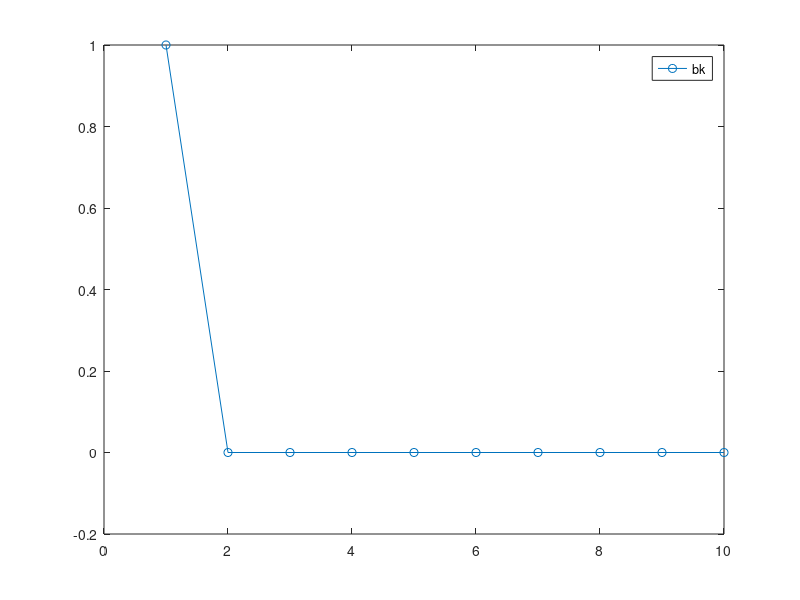
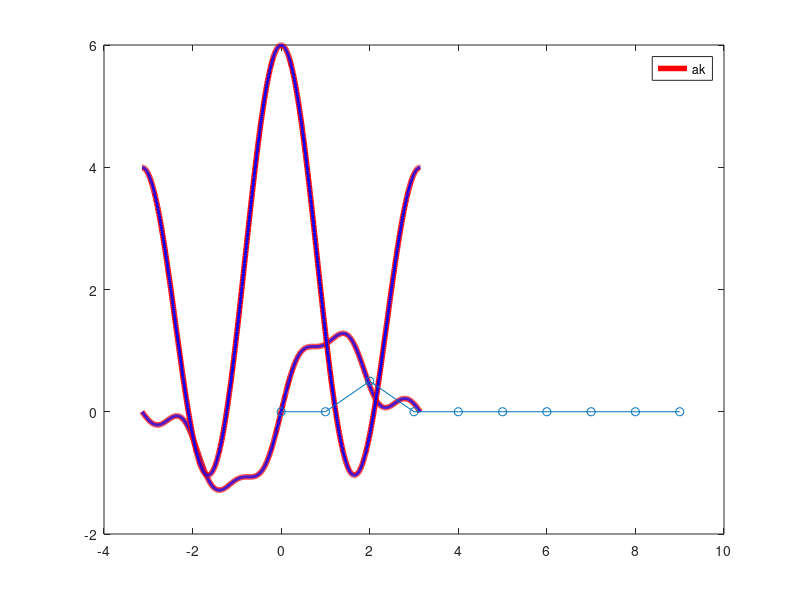
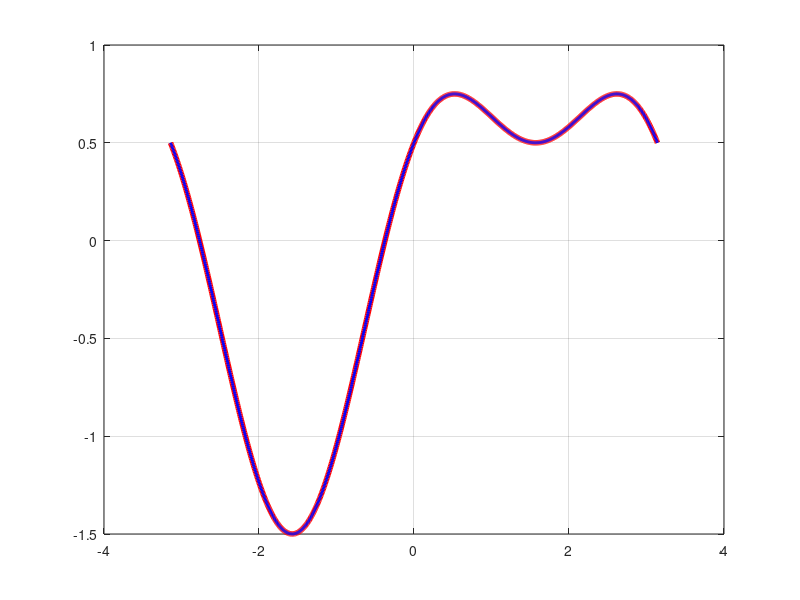

MATLAB code for these plots, in order: (Note: this script raises an error after producing the figures.)
clear all; close all
N = 10;
n = 1:N;

%************ DST *************

f = @(x) sin(x) + 0.5*sin(2*x) + 0.2*sin(5*x);


% calcolo coefficienti bk tramite dst
xs = pi*n/(N+1);
bk = 2/(N+1)*dst(f(xs));

% plotto i coefficienti bk
figure(1)
plot(n,bk,'o-')

%ricostruisco la funzione
xdis = linspace(-pi,pi,1000);
fric=0;
for i=n
    fric=fric+bk(i)*sin(i*xdis);
end

%confronto
figure(2)
plot(xdis,f(xdis),'r','Linewidth',4); hold on; grid
plot(xdis,fric,'b','Linewidth',2)
legend('f(x)','fric')

%%
close all
%************ DCT *************

g = @(x) cos(x)+3*cos(2*x)+2;

% calcolo coefficienti ak tramite dct
xc=  pi*(2*n - 1)/(2*N);
vec_dct=dct(g(xc));

a0=2*sqrt(1/N)*vec_dct(1);
ak=sqrt(2/N)*vec_dct(2:end);

ak=[a0 ak];

% plotto i coefficienti ak
figure(1)
plot(n-1,ak,'o-')

%ricostruisco la funzione
xdis = linspace(-pi,pi,1000);
gric = ak(1)/2;
for i=2:N
    gric=gric+ak(i)*cos((i-1)*xdis);
end

%confronto
figure(2)
plot(xdis,g(xdis),'r','Linewidth',4); hold on; grid
plot(xdis,gric,'b','Linewidth',2)
legend('g(x)','gric')

%%
close all
%Funzione da scomporre in pari + dispari
h = @(x) sin(x) + 0.5*cos(2*x);

hp= @(x) 0.5*(h(x) + h(-x));
hd= @(x) 0.5*(h(x) - h(-x));

% calcolo coefficienti bk tramite dst
xs = pi*n/(N+1);
bk = 2/(N+1)*dst(hd(xs));

% calcolo coefficienti ak tramite dct
xc=  pi*(2*n - 1)/(2*N);
vec_dct=dct(hp(xc));

a0=2*sqrt(1/N)*vec_dct(1);
ak=sqrt(2/N)*vec_dct(2:end);

ak=[a0 ak];

%plot
figure(1)
plot(n,bk,'o-')
legend('bk')
figure(2)
plot(n-1,ak,'o-')
legend('ak')
%ricostruisco la funzione
xdis = linspace(-pi,pi,1000);
hric = ak(1)/2;
for i=2:N
    hric=hric+ak(i)*cos((i-1)*xdis);
end
for i=n
    hric=hric+bk(i)*sin(i*xdis);
end

figure(3)
plot(xdis,h(xdis),'r','Linewidth',4); hold on; grid
plot(xdis,hric,'b','Linewidth',2)
legend('h(x)','hric','Location','se')

%%
%Funzione qualsiasi da prolungare pari o dispari:
close all
clear all; close all
N = 10;
n = 1:N;

%Prolumgamento dispari = utilizzo dst
wd = @(x) x;
% calcolo coefficienti bk tramite dst
xs = pi*n/(N+1);
bk = 2/(N+1)*dst(wd(xs));

% plotto i coefficienti bk
figure(1)
plot(n,bk,'o-')
legend('bk')

%ricostruisco la funzione
xdis = linspace(-pi,pi,1000);
wricd=0;
figure(2)
for i=n
    wricd=wricd+bk(i)*sin(i*xdis);
end
%confronto
plot(xdis,wd(xdis),'r','Linewidth',4); hold on; grid
plot(xdis,wricd,'b','Linewidth',2)
legend('w(x)','wricd','Location','se')

%% Prolungo pari = utilizzo dct
close all
wp = @(x) abs(x);


% calcolo coefficienti ak tramite dct
xc = pi*(2*n - 1)/(2*N);
vec_dct = dct(wp(xc));

a0 = 2*sqrt(1/N)*vec_dct(1);
ak = sqrt(2/N)*vec_dct(2:end);

ak=[a0 ak];

% plotto i coefficienti ak
figure(3)
plot(n-1,ak,'o-')
legend('ak')

%ricostruisco la funzione
xdis = linspace(-pi,pi,1000);
wricp = ak(1)/2;
figure(4)
for i=2:N
    wricp=wricp+ak(i)*cos((i-1)*xdis);
end

%confronto
plot(xdis,wp(xdis),'r','Linewidth',4); hold on; grid
plot(xdis,wricp,'b','Linewidth',2)
legend('w(x)','wricp','Location','se')
